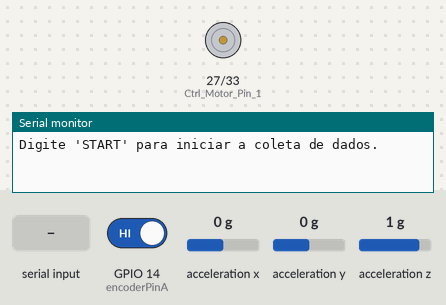
The program below on a simulated ESP32. Shown: motor-driver pin pairs drawn as motors (green arrow = first pin HIGH = forward, orange = second pin HIGH = backward, longer = more drive), the last lines printed to the serial monitor. Wiring (inferred from the names in the program): MPU-9250 motion sensor at I2C address 0x68. The test bench sets the inputs (shaded band); at power-on: GPIO 14 (encoderPinA) HIGH, acceleration x 0 g, acceleration y 0 g, acceleration z 1 g.

Above: at 6.6 s.
6.7 s: "START\n" received over Serial
At 7.9 s:
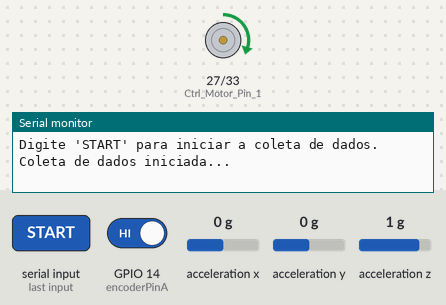
8.2 s: "NEW\n" received over Serial
9.7 s: "1\n" received over Serial
Timing chart, 0 to 17.2 s (numbered marks = the images above; inputs shaded):
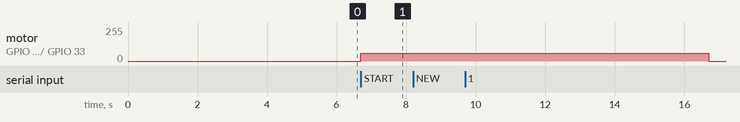

Measured:
- after the input at 6.7 s, motor on GPIO 27 (Ctrl_Motor_Pin_1) / GPIO 33 (Ctrl_Motor_Pin_2): stopped → forward 60/255 at once

The program:

main.cpp
```cpp
///////////////////////// BIBLIOTECAS /////////////////////////
#include <Arduino.h>
#include <Wire.h>
#include <freertos/FreeRTOS.h>
#include <freertos/semphr.h>
#include <math.h>

////////////////////////// VARIÁVEIS //////////////////////////
// Configurações do MPU-9250
const int MPU9250_ADDR = 0x68;
const int SMPLRT_DIV = 0x19;
const int CONFIG = 0x1A;
const int ACCEL_CONFIG = 0x1C;
const int ACCEL_XOUT_H = 0x3B;

#define pi 3.1415

// Vetor para armazenar leituras do acelerômetro
const int SAMPLES = 1000; // 10ms por amostra, total 1s
float accelData[SAMPLES][3]; // X, Y, Z em mm/s²
int sampleIndex = 0;
float EncData[SAMPLES];

// Configuração do Encoder
const int encoderPinA = 14;
const int encoderPinB = 32;
volatile long encoderPulsesA = 0; // Contador de pulsos do encoder
volatile long lastEncoderPulses = 0; // Pulsos anteriores para calcular RPS
float currentRPS = 0; // Rotações por segundo
const int pulsesPerRevolution = 1000;

// Offsets do acelerômetro
float offsetX = 0.0;
float offsetY = 0.0;
float offsetZ = 0.0;

uint8_t Ctrl_Vel = 60;
volatile long Pulse_Counter = 0;

// Estados e controle
volatile bool timerFlag = false; // Indica que a ISR foi disparada
bool collectingData = false; // Indica se a coleta está ativa
SemaphoreHandle_t dataMutex; // Mutex para proteger o vetor

// Timer de interrupção
hw_timer_t *timer = NULL;

// Constante do filtro IIR
float alpha = 0.1; // Ajuste entre 0 e 1 para suavização (menor = mais suave)

// Valores filtrados anteriores
float filteredX = 0.0, filteredY = 0.0, filteredZ = 0.0;

// PWM
#define Ctrl_Motor_Pin_1 27
#define Ctrl_Motor_Pin_2 33

//////////////////// DECLARAÇÃO DE FUNÇÕES ///////////////////
void setupMPU9250();
void calibrateMPU9250();
void readMPU9250(float &ax, float &ay, float &az);
void readAndFilterMPU(float &ax, float &ay, float &az); // Nova função com filtro
void IRAM_ATTR onTimer(); // Função de interrupção
float calculateRPS(); // Função para calcular RPS
void convertAndPrintData();
void Enc_Sin(long pulses);

//////////////////////////// SETUP ///////////////////////////
void setup() {
  Serial.begin(115200);
  Wire.begin();

  // Configuração do sensor
  setupMPU9250();
  calibrateMPU9250(); // Calibração do acelerômetro

  // Configuração do encoder
  pinMode(encoderPinA, INPUT_PULLUP);
  pinMode(encoderPinB, INPUT_PULLUP);
  attachInterrupt(digitalPinToInterrupt(encoderPinA), []() { encoderPulsesA++;Pulse_Counter++; }, FALLING);

  // Inicialização do mutex
  dataMutex = xSemaphoreCreateMutex();

  // Configuração do timer
  timer = timerBegin(0, 80, true); // Prescaler de 80 para 1 MHz (1 µs por tick)
  timerAttachInterrupt(timer, &onTimer, true);
  timerAlarmWrite(timer, 10000, true); // Dispara a cada 10 ms
  timerAlarmDisable(timer); // Desativa inicialmente

  // PWM
  pinMode(Ctrl_Motor_Pin_1, OUTPUT);
  pinMode(Ctrl_Motor_Pin_2, OUTPUT);

  analogWrite(Ctrl_Motor_Pin_1,0);
  analogWrite(Ctrl_Motor_Pin_2,0);

  Serial.println("Digite 'START' para iniciar a coleta de dados.");
}

/////////////////////////// LOOP ////////////////////////////
void loop() {
  if (Serial.available()) {
    String command = Serial.readStringUntil('\n');
    command.trim();

    if (command.equalsIgnoreCase("START")) {
      if (!collectingData) {
        sampleIndex = 0;
        collectingData = true;
        timerFlag = false;
        timerAlarmEnable(timer); // Inicia o timer
        Serial.println("Coleta de dados iniciada...");
        Pulse_Counter = 0;
        encoderPulsesA = 0;
        analogWrite(Ctrl_Motor_Pin_1,Ctrl_Vel);
      } else {
        Serial.println("Já está coletando dados. Aguarde o término.");
      }
    } else if (command.equalsIgnoreCase("NEW")) {
      if (!collectingData) {
        sampleIndex = 0;
        Serial.println("Pronto para uma nova coleta. Digite 'START' para começar.");
      } else {
        Serial.println("Coleta em andamento. Aguarde o término.");
      }
    } else {
      Serial.println("Comando não reconhecido. Use 'START' ou 'NEW'.");
    }
  }

  if (collectingData && timerFlag) {
    timerFlag = false; // Limpa o flag da ISR

    float ax, ay, az;
    readAndFilterMPU(ax, ay, az); // Leitura com filtro IIR aplicado

    if (xSemaphoreTake(dataMutex, portMAX_DELAY)) {
      accelData[sampleIndex][0] = ax;
      accelData[sampleIndex][1] = ay;
      accelData[sampleIndex][2] = az;
      xSemaphoreGive(dataMutex);
    }

    // Calcula o RPS
    currentRPS = calculateRPS();
    encoderPulsesA = 0;

    Enc_Sin(Pulse_Counter);

    sampleIndex++;

    if (sampleIndex >= SAMPLES) {
      collectingData = false;
      timerAlarmDisable(timer); // Para o timer
      analogWrite(Ctrl_Motor_Pin_1,0);
      convertAndPrintData();
    }
  }
}

///////////////////////// FUNÇÕES ///////////////////////////
void setupMPU9250() {
  Wire.beginTransmission(MPU9250_ADDR);
  Wire.write(SMPLRT_DIV);
  Wire.write(99); // 100 Hz (1 kHz / (1 + 99))
  Wire.endTransmission();

  // Configuração do filtro DLPF
  Wire.beginTransmission(MPU9250_ADDR);
  Wire.write(CONFIG);
  Wire.write(2); // 92 Hz de banda passante
  Wire.endTransmission();

  Wire.beginTransmission(MPU9250_ADDR);
  Wire.write(ACCEL_CONFIG);
  Wire.write(0x00); // ±2g
  Wire.endTransmission();
}

void calibrateMPU9250() {
  analogWrite(Ctrl_Motor_Pin_1,0);
  int16_t rawX, rawY, rawZ;
  float sumX = 0, sumY = 0, sumZ = 0;
  const int samples = 500;

  for (int i = 0; i < samples; i++) {
    Wire.beginTransmission(MPU9250_ADDR);
    Wire.write(ACCEL_XOUT_H);
    Wire.endTransmission(false);
    Wire.requestFrom(MPU9250_ADDR, 6, true);

    rawX = (Wire.read() << 8) | Wire.read();
    rawY = (Wire.read() << 8) | Wire.read();
    rawZ = (Wire.read() << 8) | Wire.read();

    sumX += rawX;
    sumY += rawY;
    sumZ += rawZ;
    delay(10);
  }

  offsetX = sumX / samples;
  offsetY = sumY / samples;
  offsetZ = (sumZ / samples) - 16384;
}

void readMPU9250(float &ax, float &ay, float &az) {
  int16_t rawX, rawY, rawZ;

  Wire.beginTransmission(MPU9250_ADDR);
  Wire.write(ACCEL_XOUT_H);
  Wire.endTransmission(false);
  Wire.requestFrom(MPU9250_ADDR, 6, true);

  rawX = (Wire.read() << 8) | Wire.read();
  rawY = (Wire.read() << 8) | Wire.read();
  rawZ = (Wire.read() << 8) | Wire.read();

  ax = rawX - offsetX;
  ay = rawY - offsetY;
  az = rawZ - offsetZ;

  const float scale = 2.0 / 32768.0;
  const float gToMMs2 = 9806.65;

  ax *= scale * gToMMs2;
  ay *= scale * gToMMs2;
  az *= scale * gToMMs2;
}

void readAndFilterMPU(float &ax, float &ay, float &az) {
  readMPU9250(ax, ay, az);
  filteredX = alpha * ax + (1 - alpha) * filteredX;
  filteredY = alpha * ay + (1 - alpha) * filteredY;
  filteredZ = alpha * az + (1 - alpha) * filteredZ;

  ax = filteredX;
  ay = filteredY;
  az = filteredZ;
}

void IRAM_ATTR onTimer() {
  timerFlag = true;
}

float calculateRPS() {
  return (encoderPulsesA / (float)pulsesPerRevolution) / 0.01;
}

void convertAndPrintData() {
  Serial.println("Leitura de acelerômetro (mm/s²) e velocidade (RPS):");
  if (xSemaphoreTake(dataMutex, portMAX_DELAY)) {
    for (int i = 0; i < SAMPLES; i++) {
      Serial.print("Amostra ");
      Serial.print(i);
      Serial.print(": X= ");
      Serial.print(accelData[i][0], 2);
      Serial.print(" mm/s², Y= ");
      Serial.print(accelData[i][1], 2);
      Serial.print(" mm/s², Z= ");
      Serial.print(accelData[i][2], 2);
      Serial.print(" Seno: ");
      Serial.print(EncData[i]*10,4);
      Serial.print(" mm/s², RPS= ");
      Serial.println(currentRPS, 4);
    }
    xSemaphoreGive(dataMutex);
  }
}

void Enc_Sin(long pulses){

  EncData[sampleIndex] = -0.002*currentRPS* currentRPS*sin((pulses)*((2*pi)/pulsesPerRevolution));

}
```
